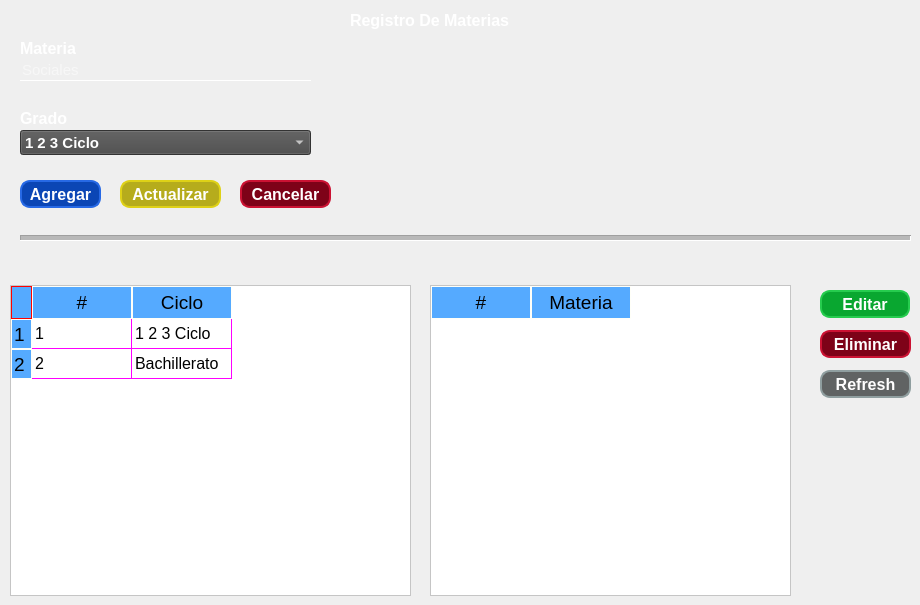
         <widget class="QWidget" name="tab">
          <attribute name="icon">
           <iconset>
            <normaloff>../assets/img/materias.png</normaloff>../assets/img/materias.png</iconset>
          </attribute>
          <attribute name="title">
           <string/>
          </attribute>
          <widget class="QTableWidget" name="tblListMaterias">
           <property name="enabled">
            <bool>true</bool>
           </property>
           <property name="geometry">
            <rect>
             <x>430</x>
             <y>285</y>
             <width>361</width>
             <height>311</height>
            </rect>
           </property>
           <property name="styleSheet">
            <string notr="true">QWidget{
	background-color: white;
	color: #000000;
}

QHeaderView::section{
	background-color: #55aaff;
	padding: 2px;

	border:1px solid #fffff8;
	font-size: 14pt;
}

QTableWidget{
	gridline-color: #ff00ff;
	font-size: 12pt;
}

QTableWidget QTableCornerButton::section{
	background-color: #55aaff;
	border: 1px solid #ff0000;
}</string>
           </property>
           <property name="editTriggers">
            <set>QAbstractItemView::AnyKeyPressed|QAbstractItemView::EditKeyPressed</set>
           </property>
           <property name="selectionBehavior">
            <enum>QAbstractItemView::SelectRows</enum>
           </property>
           <column>
            <property name="text">
             <string>#</string>
            </property>
           </column>
           <column>
            <property name="text">
             <string>Materia</string>
            </property>
           </column>
          </widget>
          <widget class="QLineEdit" name="txtRegMateria">
           <property name="geometry">
            <rect>
             <x>20</x>
             <y>60</y>
             <width>291</width>
             <height>21</height>
            </rect>
           </property>
           <property name="font">
            <font>
             <pointsize>11</pointsize>
            </font>
           </property>
           <property name="styleSheet">
            <string notr="true">QLineEdit{
background:transparent;
border:none;
border-bottom:1px solid white;
color: rgb(255, 255, 255);
}
</string>
           </property>
           <property name="text">
            <string/>
           </property>
           <property name="alignment">
            <set>Qt::AlignBottom|Qt::AlignLeading|Qt::AlignLeft</set>
           </property>
           <property name="placeholderText">
            <string>Sociales</string>
           </property>
          </widget>
          <widget class="QPushButton" name="btnAgregarMateria">
           <property name="geometry">
            <rect>
             <x>20</x>
             <y>180</y>
             <width>81</width>
             <height>28</height>
            </rect>
           </property>
           <property name="font">
            <font>
             <pointsize>12</pointsize>
             <weight>75</weight>
             <bold>true</bold>
            </font>
           </property>
           <property name="cursor">
            <cursorShape>PointingHandCursor</cursorShape>
           </property>
           <property name="styleSheet">
            <string notr="true">QPushButton
{	
	background:rgb(11,70,181);
	border: 2px solid rgb(39,105,229);
	border-radius:10px;
	color:white;
}
QPushButton:pressed
{
	background-color:rgb(39,105,229);
	border:2px solid rgb(11,70,181);
}
</string>
           </property>
           <property name="text">
            <string>Agregar</string>
           </property>
          </widget>
          <widget class="QLabel" name="label_23">
           <property name="geometry">
            <rect>
             <x>20</x>
             <y>40</y>
             <width>81</width>
             <height>16</height>
            </rect>
           </property>
           <property name="font">
            <font>
             <family>Arial</family>
             <pointsize>12</pointsize>
             <weight>75</weight>
             <bold>true</bold>
            </font>
           </property>
           <property name="styleSheet">
            <string notr="true">color: rgb(255, 255, 255);</string>
           </property>
           <property name="text">
            <string>Materia</string>
           </property>
          </widget>
          <widget class="QPushButton" name="btnActualizarMateria">
           <property name="enabled">
            <bool>false</bool>
           </property>
           <property name="geometry">
            <rect>
             <x>120</x>
             <y>180</y>
             <width>101</width>
             <height>28</height>
            </rect>
           </property>
           <property name="font">
            <font>
             <pointsize>12</pointsize>
             <weight>75</weight>
             <bold>true</bold>
            </font>
           </property>
           <property name="cursor">
            <cursorShape>PointingHandCursor</cursorShape>
           </property>
           <property name="styleSheet">
            <string notr="true">QPushButton
{	
	background:rgb(182,172,28);
	border: 2px solid rgb(222,209,23);
	border-radius:10px;
	color:white;
}
QPushButton:pressed
{
	background-color:rgb(222,209,23);
	border:2px solid rgb(182,172,28);
}
</string>
           </property>
           <property name="text">
            <string>Actualizar</string>
           </property>
          </widget>
          <widget class="QPushButton" name="btnMateriaEdit">
           <property name="geometry">
            <rect>
             <x>820</x>
             <y>290</y>
             <width>90</width>
             <height>28</height>
            </rect>
           </property>
           <property name="font">
            <font>
             <pointsize>12</pointsize>
             <weight>75</weight>
             <bold>true</bold>
            </font>
           </property>
           <property name="cursor">
            <cursorShape>PointingHandCursor</cursorShape>
           </property>
           <property name="styleSheet">
            <string notr="true">QPushButton
{	
	background:rgb(9,167,48);
	border: 2px solid rgb(38,204,78);
	border-radius:10px;
	color:white;
}
QPushButton:pressed
{
	background-color: rgb(38,204,78);
	border:2px solid rgb(9,167,48);
}



</string>
           </property>
           <property name="text">
            <string>Editar</string>
           </property>
          </widget>
          <widget class="QLabel" name="label_27">
           <property name="geometry">
            <rect>
             <x>350</x>
             <y>10</y>
             <width>201</width>
             <height>21</height>
            </rect>
           </property>
           <property name="font">
            <font>
             <family>Arial</family>
             <pointsize>12</pointsize>
             <weight>75</weight>
             <bold>true</bold>
            </font>
           </property>
           <property name="styleSheet">
            <string notr="true">color: rgb(255, 255, 255);</string>
           </property>
           <property name="text">
            <string>Registro De Materias</string>
           </property>
          </widget>
          <widget class="QPushButton" name="btnEliminarMateria">
           <property name="geometry">
            <rect>
             <x>820</x>
             <y>330</y>
             <width>91</width>
             <height>28</height>
            </rect>
           </property>
           <property name="font">
            <font>
             <pointsize>12</pointsize>
             <weight>75</weight>
             <bold>true</bold>
            </font>
           </property>
           <property name="cursor">
            <cursorShape>PointingHandCursor</cursorShape>
           </property>
           <property name="styleSheet">
            <string notr="true">QPushButton
{	
	background: rgb(126,2,24);
	border: 2px solid rgb(203,18,51);
	border-radius:10px;
	color:white;
}
QPushButton:pressed
{
	background-color: rgb(203,18,51);
	border:2px solid rgb(126,2,24);
}
</string>
           </property>
           <property name="text">
            <string>Eliminar</string>
           </property>
          </widget>
          <widget class="QLabel" name="label_24">
           <property name="geometry">
            <rect>
             <x>20</x>
             <y>110</y>
             <width>81</width>
             <height>16</height>
            </rect>
           </property>
           <property name="font">
            <font>
             <family>Arial</family>
             <pointsize>12</pointsize>
             <weight>75</weight>
             <bold>true</bold>
            </font>
           </property>
           <property name="styleSheet">
            <string notr="true">color: rgb(255, 255, 255);</string>
           </property>
           <property name="text">
            <string>Grado</string>
           </property>
          </widget>
          <widget class="QComboBox" name="cbxRegMatGrado">
           <property name="geometry">
            <rect>
             <x>20</x>
             <y>130</y>
             <width>291</width>
             <height>25</height>
            </rect>
           </property>
           <property name="font">
            <font>
             <family>Arial</family>
             <pointsize>11</pointsize>
             <weight>75</weight>
             <bold>true</bold>
            </font>
           </property>
           <property name="styleSheet">
            <string notr="true">color: rgb(255, 255, 255);
background-color: rgb(72, 72, 72);</string>
           </property>
           <item>
            <property name="text">
             <string>1 2 3 Ciclo</string>
            </property>
           </item>
           <item>
            <property name="text">
             <string>Bachillerato</string>
            </property>
           </item>
          </widget>
          <widget class="QPushButton" name="btnCancelMateriaEdit">
           <property name="enabled">
            <bool>false</bool>
           </property>
           <property name="geometry">
            <rect>
             <x>240</x>
             <y>180</y>
             <width>91</width>
             <height>28</height>
            </rect>
           </property>
           <property name="font">
            <font>
             <pointsize>12</pointsize>
             <weight>75</weight>
             <bold>true</bold>
            </font>
           </property>
           <property name="cursor">
            <cursorShape>PointingHandCursor</cursorShape>
           </property>
           <property name="styleSheet">
            <string notr="true">QPushButton
{	
	background: rgb(126,2,24);
	border: 2px solid rgb(203,18,51);
	border-radius:10px;
	color:white;
}
QPushButton:pressed
{
	background-color: rgb(203,18,51);
	border:2px solid rgb(126,2,24);
}
</string>
           </property>
           <property name="text">
            <string>Cancelar</string>
           </property>
          </widget>
          <widget class="QLabel" name="lblMateriaToEdit">
           <property name="geometry">
            <rect>
             <x>580</x>
             <y>20</y>
             <width>47</width>
             <height>16</height>
            </rect>
           </property>
           <property name="styleSheet">
            <string notr="true">color:  rgb(40, 40, 40);</string>
           </property>
           <property name="text">
            <string/>
           </property>
          </widget>
          <widget class="QTableWidget" name="tblListGradosRegMateria">
           <property name="enabled">
            <bool>true</bool>
           </property>
           <property name="geometry">
            <rect>
             <x>10</x>
             <y>285</y>
             <width>401</width>
             <height>311</height>
            </rect>
           </property>
           <property name="styleSheet">
            <string notr="true">QWidget{
	background-color: white;
	color: #000000;
}

QHeaderView::section{
	background-color: #55aaff;
	padding: 2px;

	border:1px solid #fffff8;
	font-size: 14pt;
}

QTableWidget{
	gridline-color: #ff00ff;
	font-size: 12pt;
}

QTableWidget QTableCornerButton::section{
	background-color: #55aaff;
	border: 1px solid #ff0000;
}</string>
           </property>
           <property name="editTriggers">
            <set>QAbstractItemView::AnyKeyPressed|QAbstractItemView::EditKeyPressed</set>
           </property>
           <property name="selectionBehavior">
            <enum>QAbstractItemView::SelectRows</enum>
           </property>
           <row>
            <property name="text">
             <string>1</string>
            </property>
           </row>
           <row>
            <property name="text">
             <string>2</string>
            </property>
           </row>
           <column>
            <property name="text">
             <string>#</string>
            </property>
           </column>
           <column>
            <property name="text">
             <string>Ciclo</string>
            </property>
           </column>
           <item row="0" column="0">
            <property name="text">
             <string>1</string>
            </property>
           </item>
           <item row="0" column="1">
            <property name="text">
             <string>1 2 3 Ciclo</string>
            </property>
           </item>
           <item row="1" column="0">
            <property name="text">
             <string>2</string>
            </property>
           </item>
           <item row="1" column="1">
            <property name="text">
             <string>Bachillerato</string>
            </property>
           </item>
          </widget>
          <widget class="QPushButton" name="btnRefreshMaterias">
           <property name="geometry">
            <rect>
             <x>820</x>
             <y>370</y>
             <width>91</width>
             <height>28</height>
            </rect>
           </property>
           <property name="font">
            <font>
             <pointsize>12</pointsize>
             <weight>75</weight>
             <bold>true</bold>
            </font>
           </property>
           <property name="cursor">
            <cursorShape>PointingHandCursor</cursorShape>
           </property>
           <property name="styleSheet">
            <string notr="true">QPushButton
{	
	background:rgb(96,99,99);
	border: 2px solid rgb(143,158,159);
	border-radius:10px;
	color:white;
}
QPushButton:pressed
{
	background-color: rgb(143,158,159);
	border:2px solid rgb(96,99,99);
}

</string>
           </property>
           <property name="text">
            <string>Refresh</string>
           </property>
           <property name="icon">
            <iconset>
             <normaloff>../assets/img/refresh.png</normaloff>../assets/img/refresh.png</iconset>
           </property>
           <property name="iconSize">
            <size>
             <width>16</width>
             <height>16</height>
            </size>
           </property>
          </widget>
          <widget class="Line" name="line_4">
           <property name="geometry">
            <rect>
             <x>20</x>
             <y>230</y>
             <width>891</width>
             <height>16</height>
            </rect>
           </property>
           <property name="midLineWidth">
            <number>4</number>
           </property>
           <property name="orientation">
            <enum>Qt::Horizontal</enum>
           </property>
          </widget>
         </widget>
